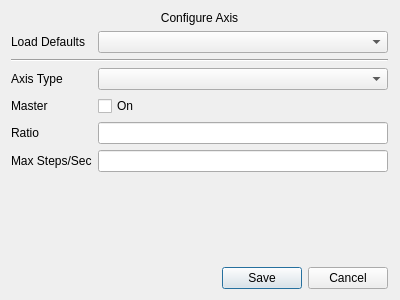
<?xml version="1.0" encoding="UTF-8"?>
<ui version="4.0">
 <class>OMAxisFilmOptionsDialog</class>
 <widget class="QDialog" name="OMAxisFilmOptionsDialog">
  <property name="geometry">
   <rect>
    <x>0</x>
    <y>0</y>
    <width>400</width>
    <height>300</height>
   </rect>
  </property>
  <property name="windowTitle">
   <string>Dialog</string>
  </property>
  <layout class="QGridLayout" name="gridLayout_2">
   <item row="0" column="0">
    <layout class="QGridLayout" name="gridLayout">
     <item row="9" column="0" colspan="2">
      <widget class="QDialogButtonBox" name="buttonBox">
       <property name="orientation">
        <enum>Qt::Horizontal</enum>
       </property>
       <property name="standardButtons">
        <set>QDialogButtonBox::Cancel|QDialogButtonBox::Save</set>
       </property>
      </widget>
     </item>
     <item row="3" column="0">
      <widget class="QLabel" name="label">
       <property name="text">
        <string>Axis Type</string>
       </property>
      </widget>
     </item>
     <item row="3" column="1">
      <widget class="QComboBox" name="typeCombo"/>
     </item>
     <item row="4" column="0">
      <widget class="QLabel" name="label_4">
       <property name="text">
        <string>Master</string>
       </property>
      </widget>
     </item>
     <item row="4" column="1">
      <widget class="QCheckBox" name="masterCheck">
       <property name="text">
        <string>On</string>
       </property>
      </widget>
     </item>
     <item row="5" column="0">
      <widget class="QLabel" name="label_3">
       <property name="text">
        <string>Ratio</string>
       </property>
      </widget>
     </item>
     <item row="5" column="1">
      <widget class="QLineEdit" name="ratioLine"/>
     </item>
     <item row="1" column="0">
      <widget class="QLabel" name="label_2">
       <property name="text">
        <string>Load Defaults</string>
       </property>
      </widget>
     </item>
     <item row="1" column="1">
      <widget class="QComboBox" name="defaultCombo"/>
     </item>
     <item row="2" column="0" colspan="2">
      <widget class="Line" name="line">
       <property name="orientation">
        <enum>Qt::Horizontal</enum>
       </property>
      </widget>
     </item>
     <item row="0" column="0" colspan="2">
      <widget class="QLabel" name="mainLabel">
       <property name="text">
        <string>Configure Axis</string>
       </property>
       <property name="alignment">
        <set>Qt::AlignCenter</set>
       </property>
      </widget>
     </item>
     <item row="8" column="0" colspan="2">
      <spacer name="horizontalSpacer">
       <property name="orientation">
        <enum>Qt::Horizontal</enum>
       </property>
       <property name="sizeHint" stdset="0">
        <size>
         <width>40</width>
         <height>20</height>
        </size>
       </property>
      </spacer>
     </item>
     <item row="8" column="2">
      <spacer name="verticalSpacer">
       <property name="orientation">
        <enum>Qt::Vertical</enum>
       </property>
       <property name="sizeHint" stdset="0">
        <size>
         <width>1</width>
         <height>40</height>
        </size>
       </property>
      </spacer>
     </item>
     <item row="6" column="0">
      <widget class="QLabel" name="label_5">
       <property name="text">
        <string>Max Steps/Sec</string>
       </property>
      </widget>
     </item>
     <item row="6" column="1">
      <widget class="QLineEdit" name="maxLine"/>
     </item>
    </layout>
   </item>
  </layout>
 </widget>
 <resources/>
 <connections>
  <connection>
   <sender>buttonBox</sender>
   <signal>accepted()</signal>
   <receiver>OMAxisFilmOptionsDialog</receiver>
   <slot>accept()</slot>
   <hints>
    <hint type="sourcelabel">
     <x>248</x>
     <y>254</y>
    </hint>
    <hint type="destinationlabel">
     <x>157</x>
     <y>274</y>
    </hint>
   </hints>
  </connection>
  <connection>
   <sender>buttonBox</sender>
   <signal>rejected()</signal>
   <receiver>OMAxisFilmOptionsDialog</receiver>
   <slot>reject()</slot>
   <hints>
    <hint type="sourcelabel">
     <x>316</x>
     <y>260</y>
    </hint>
    <hint type="destinationlabel">
     <x>286</x>
     <y>274</y>
    </hint>
   </hints>
  </connection>
 </connections>
</ui>
